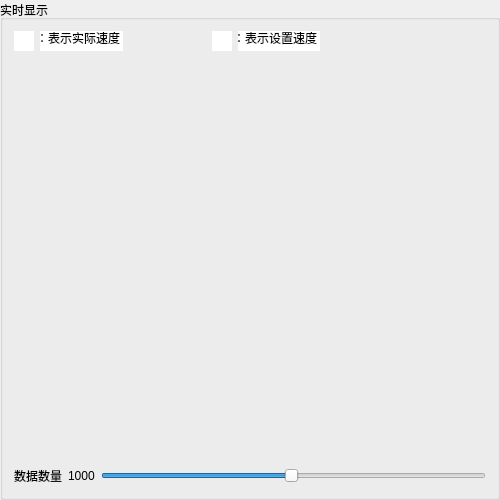
         <widget class="QGroupBox" name="groupBox_3">
          <property name="sizePolicy">
           <sizepolicy hsizetype="Expanding" vsizetype="Preferred">
            <horstretch>0</horstretch>
            <verstretch>0</verstretch>
           </sizepolicy>
          </property>
          <property name="minimumSize">
           <size>
            <width>500</width>
            <height>500</height>
           </size>
          </property>
          <property name="title">
           <string>实时显示</string>
          </property>
          <layout class="QGridLayout" name="gridLayout_11">
           <item row="0" column="0" colspan="3">
            <layout class="QHBoxLayout" name="horizontalLayout_26" stretch="1,3,3,1,3,6">
             <item>
              <widget class="QLineEdit" name="lineEdit">
               <property name="sizePolicy">
                <sizepolicy hsizetype="Fixed" vsizetype="Fixed">
                 <horstretch>0</horstretch>
                 <verstretch>0</verstretch>
                </sizepolicy>
               </property>
               <property name="maximumSize">
                <size>
                 <width>20</width>
                 <height>20</height>
                </size>
               </property>
               <property name="styleSheet">
                <string notr="true">background-image: url(:/new/prefix1/redline.png);
</string>
               </property>
               <property name="text">
                <string/>
               </property>
               <property name="frame">
                <bool>false</bool>
               </property>
               <property name="readOnly">
                <bool>true</bool>
               </property>
              </widget>
             </item>
             <item>
              <widget class="QLineEdit" name="lineEdit_2">
               <property name="sizePolicy">
                <sizepolicy hsizetype="Preferred" vsizetype="Fixed">
                 <horstretch>0</horstretch>
                 <verstretch>0</verstretch>
                </sizepolicy>
               </property>
               <property name="text">
                <string>：表示实际速度</string>
               </property>
               <property name="frame">
                <bool>false</bool>
               </property>
              </widget>
             </item>
             <item>
              <spacer name="horizontalSpacer_29">
               <property name="orientation">
                <enum>Qt::Horizontal</enum>
               </property>
               <property name="sizeHint" stdset="0">
                <size>
                 <width>127</width>
                 <height>20</height>
                </size>
               </property>
              </spacer>
             </item>
             <item>
              <widget class="QLineEdit" name="lineEdit_3">
               <property name="sizePolicy">
                <sizepolicy hsizetype="Fixed" vsizetype="Fixed">
                 <horstretch>0</horstretch>
                 <verstretch>0</verstretch>
                </sizepolicy>
               </property>
               <property name="maximumSize">
                <size>
                 <width>20</width>
                 <height>20</height>
                </size>
               </property>
               <property name="styleSheet">
                <string notr="true">background-image: url(:/new/prefix1/blueline.png);</string>
               </property>
               <property name="frame">
                <bool>false</bool>
               </property>
               <property name="readOnly">
                <bool>true</bool>
               </property>
              </widget>
             </item>
             <item>
              <widget class="QLineEdit" name="lineEdit_4">
               <property name="sizePolicy">
                <sizepolicy hsizetype="Preferred" vsizetype="Fixed">
                 <horstretch>0</horstretch>
                 <verstretch>0</verstretch>
                </sizepolicy>
               </property>
               <property name="text">
                <string>：表示设置速度</string>
               </property>
               <property name="frame">
                <bool>false</bool>
               </property>
              </widget>
             </item>
             <item>
              <spacer name="horizontalSpacer_30">
               <property name="orientation">
                <enum>Qt::Horizontal</enum>
               </property>
               <property name="sizeHint" stdset="0">
                <size>
                 <width>40</width>
                 <height>20</height>
                </size>
               </property>
              </spacer>
             </item>
            </layout>
           </item>
           <item row="1" column="0" colspan="3">
            <widget class="QCustomPlot" name="qcp_motor_spd_1" native="true">
             <property name="sizePolicy">
              <sizepolicy hsizetype="Preferred" vsizetype="Preferred">
               <horstretch>0</horstretch>
               <verstretch>0</verstretch>
              </sizepolicy>
             </property>
            </widget>
           </item>
           <item row="2" column="0">
            <widget class="QLabel" name="label_Peak_ConstantTime_1">
             <property name="sizePolicy">
              <sizepolicy hsizetype="Fixed" vsizetype="Fixed">
               <horstretch>0</horstretch>
               <verstretch>0</verstretch>
              </sizepolicy>
             </property>
             <property name="text">
              <string/>
             </property>
            </widget>
           </item>
           <item row="3" column="0" colspan="3">
            <widget class="QCustomPlot" name="qcp_motor_cur_1" native="true"/>
           </item>
           <item row="4" column="0" colspan="3">
            <widget class="QCustomPlot" name="qcp_motor_act_tor_1" native="true"/>
           </item>
           <item row="5" column="0">
            <widget class="QLabel" name="label_disp_num_tab1">
             <property name="sizePolicy">
              <sizepolicy hsizetype="Preferred" vsizetype="Minimum">
               <horstretch>0</horstretch>
               <verstretch>0</verstretch>
              </sizepolicy>
             </property>
             <property name="maximumSize">
              <size>
               <width>16777215</width>
               <height>30</height>
              </size>
             </property>
             <property name="text">
              <string>数据数量</string>
             </property>
            </widget>
           </item>
           <item row="5" column="1">
            <widget class="QLabel" name="label_tab1_disp_num_1">
             <property name="text">
              <string>1000</string>
             </property>
            </widget>
           </item>
           <item row="5" column="2">
            <widget class="QSlider" name="tab1_horizontalSlider_1">
             <property name="sizePolicy">
              <sizepolicy hsizetype="Expanding" vsizetype="Minimum">
               <horstretch>0</horstretch>
               <verstretch>0</verstretch>
              </sizepolicy>
             </property>
             <property name="maximumSize">
              <size>
               <width>16777215</width>
               <height>20</height>
              </size>
             </property>
             <property name="minimum">
              <number>20</number>
             </property>
             <property name="maximum">
              <number>2000</number>
             </property>
             <property name="value">
              <number>1000</number>
             </property>
             <property name="orientation">
              <enum>Qt::Horizontal</enum>
             </property>
            </widget>
           </item>
          </layout>
         </widget>
